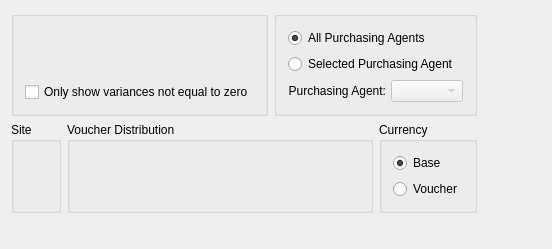
<?xml version="1.0" encoding="UTF-8"?>
<ui version="4.0">
 <comment>This file is part of the xTuple ERP: PostBooks Edition, a free and
open source Enterprise Resource Planning software suite,
Copyright (c) 1999-2010 by OpenMFG LLC, d/b/a xTuple.
It is licensed to you under the Common Public Attribution License
version 1.0, the full text of which (including xTuple-specific Exhibits)
is available at www.xtuple.com/CPAL.  By using this software, you agree
to be bound by its terms.</comment>
 <class>dspPoPriceVariancesByItem</class>
 <widget class="QWidget" name="dspPoPriceVariancesByItem">
  <property name="geometry">
   <rect>
    <x>0</x>
    <y>0</y>
    <width>552</width>
    <height>249</height>
   </rect>
  </property>
  <property name="windowTitle">
   <string>Purchase Price Variances by Item</string>
  </property>
  <layout class="QHBoxLayout" name="horizontalLayout">
   <item>
    <layout class="QVBoxLayout" name="verticalLayout_2">
     <property name="spacing">
      <number>0</number>
     </property>
     <item>
      <layout class="QGridLayout" name="gridLayout_5">
       <item row="0" column="0">
        <widget class="QGroupBox" name="_itemGroup">
         <property name="title">
          <string/>
         </property>
         <layout class="QGridLayout" name="gridLayout_4">
          <item row="0" column="0">
           <widget class="ItemCluster" name="_item"/>
          </item>
          <item row="1" column="0">
           <widget class="XCheckBox" name="_notZero">
            <property name="text">
             <string>Only show variances not equal to zero</string>
            </property>
           </widget>
          </item>
         </layout>
        </widget>
       </item>
       <item row="0" column="1">
        <widget class="QGroupBox" name="_agentGroup">
         <property name="title">
          <string/>
         </property>
         <layout class="QGridLayout" name="gridLayout_3">
          <item row="0" column="0">
           <widget class="QRadioButton" name="_allPurchasingAgents">
            <property name="text">
             <string>All Purchasing Agents</string>
            </property>
            <property name="checked">
             <bool>true</bool>
            </property>
           </widget>
          </item>
          <item row="1" column="0">
           <widget class="QRadioButton" name="_selectedPurchasingAgent">
            <property name="text">
             <string>Selected Purchasing Agent</string>
            </property>
           </widget>
          </item>
          <item row="2" column="0">
           <layout class="QHBoxLayout">
            <property name="spacing">
             <number>5</number>
            </property>
            <item>
             <widget class="QLabel" name="_agentLit">
              <property name="sizePolicy">
               <sizepolicy hsizetype="Preferred" vsizetype="Preferred">
                <horstretch>0</horstretch>
                <verstretch>0</verstretch>
               </sizepolicy>
              </property>
              <property name="minimumSize">
               <size>
                <width>0</width>
                <height>0</height>
               </size>
              </property>
              <property name="text">
               <string>Purchasing Agent:</string>
              </property>
              <property name="alignment">
               <set>Qt::AlignRight|Qt::AlignTrailing|Qt::AlignVCenter</set>
              </property>
             </widget>
            </item>
            <item>
             <widget class="XComboBox" name="_agent">
              <property name="enabled">
               <bool>false</bool>
              </property>
              <property name="sizePolicy">
               <sizepolicy hsizetype="Expanding" vsizetype="Fixed">
                <horstretch>0</horstretch>
                <verstretch>0</verstretch>
               </sizepolicy>
              </property>
             </widget>
            </item>
           </layout>
          </item>
         </layout>
        </widget>
       </item>
       <item row="1" column="0" colspan="2">
        <layout class="QHBoxLayout" name="horizontalLayout_2">
         <item>
          <widget class="WarehouseGroup" name="_warehouse">
           <property name="title">
            <string>Site</string>
           </property>
           <property name="fixedSize">
            <bool>false</bool>
           </property>
          </widget>
         </item>
         <item>
          <widget class="QGroupBox" name="_dateGroup">
           <property name="title">
            <string>Voucher Distribution</string>
           </property>
           <layout class="QGridLayout" name="gridLayout_2">
            <item row="0" column="0">
             <widget class="DateCluster" name="_dates"/>
            </item>
            <item row="0" column="1">
             <spacer name="horizontalSpacer_3">
              <property name="orientation">
               <enum>Qt::Horizontal</enum>
              </property>
              <property name="sizeHint" stdset="0">
               <size>
                <width>0</width>
                <height>20</height>
               </size>
              </property>
             </spacer>
            </item>
           </layout>
          </widget>
         </item>
         <item>
          <widget class="QGroupBox" name="_currencyGroup">
           <property name="title">
            <string>Currency</string>
           </property>
           <layout class="QVBoxLayout" name="verticalLayout">
            <item>
             <widget class="QRadioButton" name="_baseCurr">
              <property name="text">
               <string>Base</string>
              </property>
              <property name="checked">
               <bool>true</bool>
              </property>
             </widget>
            </item>
            <item>
             <widget class="QRadioButton" name="_voCurr">
              <property name="text">
               <string>Voucher</string>
              </property>
             </widget>
            </item>
           </layout>
          </widget>
         </item>
        </layout>
       </item>
      </layout>
     </item>
     <item>
      <spacer name="verticalSpacer">
       <property name="orientation">
        <enum>Qt::Vertical</enum>
       </property>
       <property name="sizeHint" stdset="0">
        <size>
         <width>20</width>
         <height>0</height>
        </size>
       </property>
      </spacer>
     </item>
    </layout>
   </item>
   <item>
    <spacer name="horizontalSpacer">
     <property name="orientation">
      <enum>Qt::Horizontal</enum>
     </property>
     <property name="sizeHint" stdset="0">
      <size>
       <width>34</width>
       <height>20</height>
      </size>
     </property>
    </spacer>
   </item>
  </layout>
 </widget>
 <layoutdefault spacing="6" margin="11"/>
 <pixmapfunction>qPixmapFromMimeSource</pixmapfunction>
 <customwidgets>
  <customwidget>
   <class>DateCluster</class>
   <extends>QWidget</extends>
   <header>datecluster.h</header>
  </customwidget>
  <customwidget>
   <class>ItemCluster</class>
   <extends>QWidget</extends>
   <header>itemcluster.h</header>
  </customwidget>
  <customwidget>
   <class>WarehouseGroup</class>
   <extends>QGroupBox</extends>
   <header>warehousegroup.h</header>
  </customwidget>
  <customwidget>
   <class>XCheckBox</class>
   <extends>QCheckBox</extends>
   <header>xcheckbox.h</header>
  </customwidget>
  <customwidget>
   <class>XComboBox</class>
   <extends>QComboBox</extends>
   <header>xcombobox.h</header>
  </customwidget>
 </customwidgets>
 <tabstops>
  <tabstop>_item</tabstop>
  <tabstop>_warehouse</tabstop>
  <tabstop>_dates</tabstop>
  <tabstop>_allPurchasingAgents</tabstop>
  <tabstop>_agent</tabstop>
 </tabstops>
 <resources/>
 <connections>
  <connection>
   <sender>_selectedPurchasingAgent</sender>
   <signal>toggled(bool)</signal>
   <receiver>_agent</receiver>
   <slot>setEnabled(bool)</slot>
   <hints>
    <hint type="sourcelabel">
     <x>20</x>
     <y>20</y>
    </hint>
    <hint type="destinationlabel">
     <x>20</x>
     <y>20</y>
    </hint>
   </hints>
  </connection>
 </connections>
</ui>
